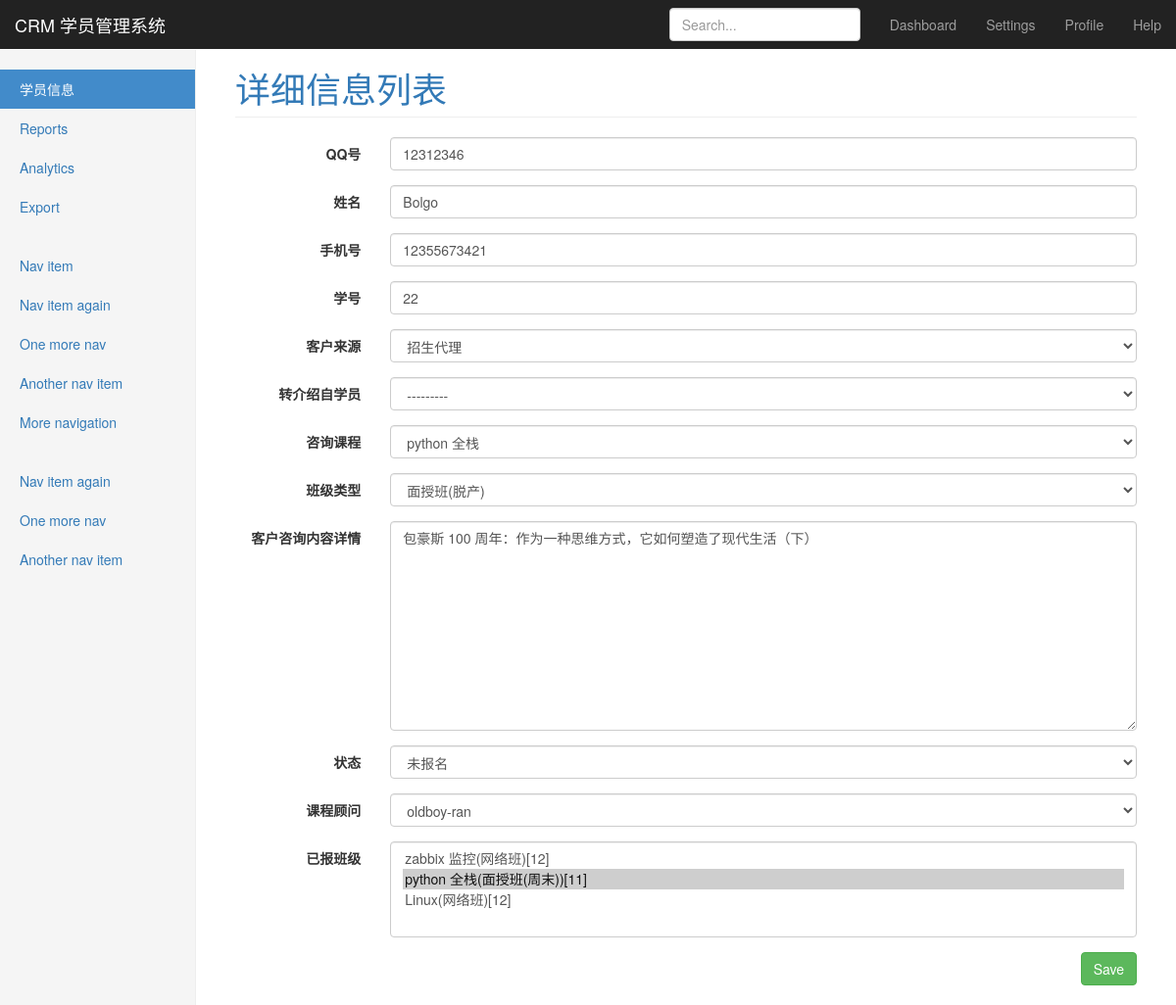
The app's page /crm/customers/6/ with its own data.
### CRM/models.py (models this page shows)
class Customer(models.Model):
    qq = models.CharField(u"QQ号",max_length=64,unique=True,blank=True)
    name = models.CharField(u"姓名",max_length=32,blank=True,null=True)
    phone = models.BigIntegerField(u'手机号',blank=True,null=True)
    stu_id = models.CharField(u"学号",blank=True,null=True,max_length=64)
    source_type = (('qq',u"qq群"),
                   ('referral',u"内部转介绍"),
                   ('51cto',u"51cto"),
                   ('agent',u"招生代理"),
                   ('others',u"其它"),
                   )
    source = models.CharField(u'客户来源',max_length=64, choices=source_type,default='qq')
    referral_from = models.ForeignKey('self',verbose_name=u"转介绍自学员",help_text=u"若此客户是转介绍自内部学员,请在此处选择内部学员姓名",blank=True,null=True,related_name="internal_referral",on_delete=models.CASCADE)
    course = models.ForeignKey(Course,verbose_name=u"咨询课程",on_delete=models.CASCADE)
    class_type = models.CharField(u"班级类型",max_length=64,choices=class_type_choices)
    customer_note = models.TextField(u"客户咨询内容详情",help_text=u"客户咨询的大概情况,客户个人信息备注等...")
    status_choices = (('signed',u"已报名"),
                      ('unregistered',u"未报名"),
                      ('graduated',u"已毕业"),
                      )
    status = models.CharField(u"状态",choices=status_choices,max_length=64,default=u"unregistered",help_text=u"选择客户此时的状态")
    consultant = models.ForeignKey(UserProfile,verbose_name=u"课程顾问",on_delete=models.CASCADE)
    date = models.DateField(u"咨询日期",auto_now_add=True)
    class_list = models.ManyToManyField('ClassList',verbose_name=u"已报班级",blank=True)
    class Meta:
        verbose_name_plural = u'学员信息'
    def __str__(self):
        return "%s,%s" %(self.qq,self.name )

### CRM/views.py (the view)
# urls.py: re_path('/customers/(\d+)/$', views.customer_detail,name="customer_detail"),
def customer_detail(request,customer_id):
    customer_obj = models.Customer.objects.get(id=customer_id)
    if request.method == "POST":
        form = forms.CustomerModelForm(request.POST,instance=customer_obj)
        if form.is_valid():
            form.save()
            print('url:',request.path)
            base_url = "/".join(request.path.split("/")[:-2])
            print('url:',base_url)
            return redirect(base_url)
    else:
        form = forms.CustomerModelForm(instance=customer_obj)
    return render(request,'crm/customer_detail.html',{"customer_from":form})

### CRM/forms.py
class CustomerModelForm(ModelForm):
    class Meta:
        model = models.Customer
        exclude = ()
    def __init__(self,*args,**kwargs):
        super(CustomerModelForm,self).__init__(*args,**kwargs)
        for field_name in self.base_fields:
            field =self.base_fields[field_name]
            field.widget.attrs.update({'class':'form-control'})

### CRM/models.py (called while the page is built)
    def __str__(self):
        return self.name

    def __str__(self):
        return self.name

    def __str__(self):
        return "%s(%s)[%s]" %(self.course.name,self.get_course_type_display(),self.semester)

### templates/crm/customer_detail.html (shortened to what this page needs)
{% extends 'bootstrap/base.html' %}
{% load custom_tags %}
{% block page-header %}
    <a>详细信息列表</a>
{% endblock %}
{% block page-content %}
    <form  class="form-horizontal" method="post" >{% csrf_token %}
       {% for field in customer_from %}
            <div class="form-group">
                <label  class="col-sm-2 control-label">{{ field.label }}</label>
                <div class="col-sm-10">
                    {{ field }} {{ field.e }}
                </div>
             </div>
       {% endfor %}
        <div class="col-sm-13">
            <input type="submit" class="btn btn-success pull-right" value="Save">
        </div>
    </form>
{% endblock %}

### records on screen
Customer: customer_from "12312346" "Bolgo" "12355673421" "22" "招生代理" "---------" "python 全栈" "面授班(脱产)" "包豪斯 100 周年：作为一种思维方式，它如何塑造了现代生活（下）" "未报名" "oldboy-ran"

### other values on screen
{{ field.label }} "QQ号" "姓名" "手机号" "学号" "客户来源" "转介绍自学员" "咨询课程" "班级类型" "客户咨询内容详情" "状态" "课程顾问" "已报班级"
